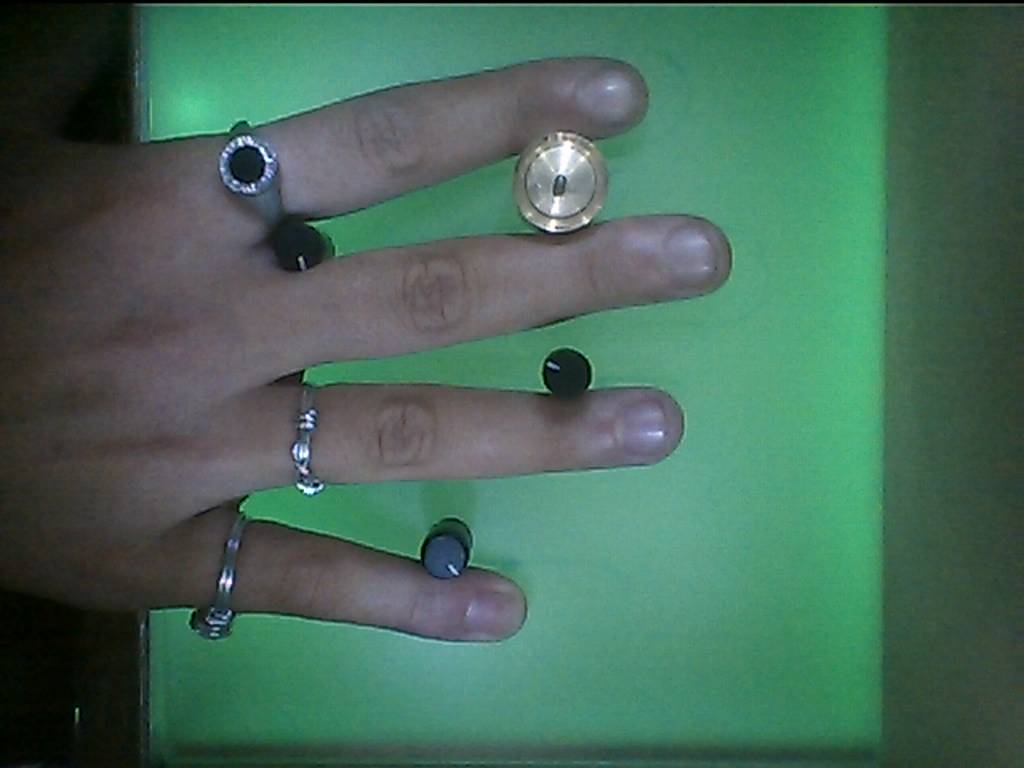
#> input picture zilean/maki/IMG_20140224_213716.jpg, 1024 x 768 px
$ python Fase2.py   (Python 2 division)
#> lines starting #> are read from the running program, lines starting #| are printed output that depends on the picture; after the words box and inside, x2 and y2 are one past the last pixel; in counts of white or black regions, pixels touching at a corner belong together
import cv2
import numpy as np
from os import walk

def ImgProc(FileName):
#> called with FileName = 'maki/IMG_20140224_213716.jpg'
    img = cv2.imread(FileName)
#> img is the input picture: shape (768, 1024, 3); mean B, G, R 89.8, 106.1, 71
    h,w = img.shape[:2]
    img3 = np.zeros((h,w,1), np.uint8)
    r=img[:,:,2]
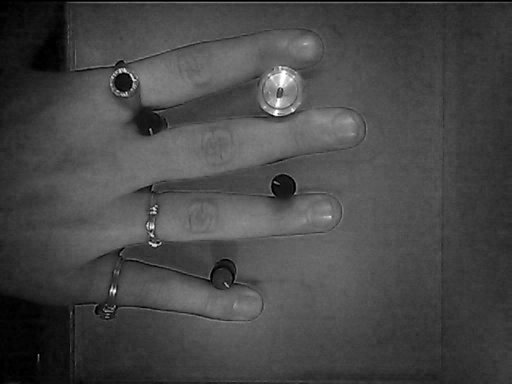
#> r: shape (768, 1024) (shown at 1/2 size); min 0, max 255, mean 71
    g=img[:,:,1]
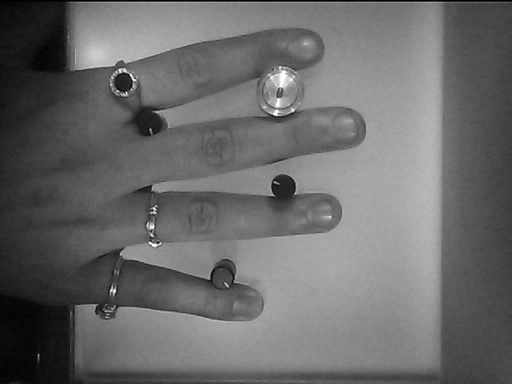
#> g: shape (768, 1024) (shown at 1/2 size); min 0, max 255, mean 106.1
    #img2 = r.__gt__(g)
    #img2 = r.__gt__(g).astype(np.float32)
    img2 = r.__ge__(g*0.8)
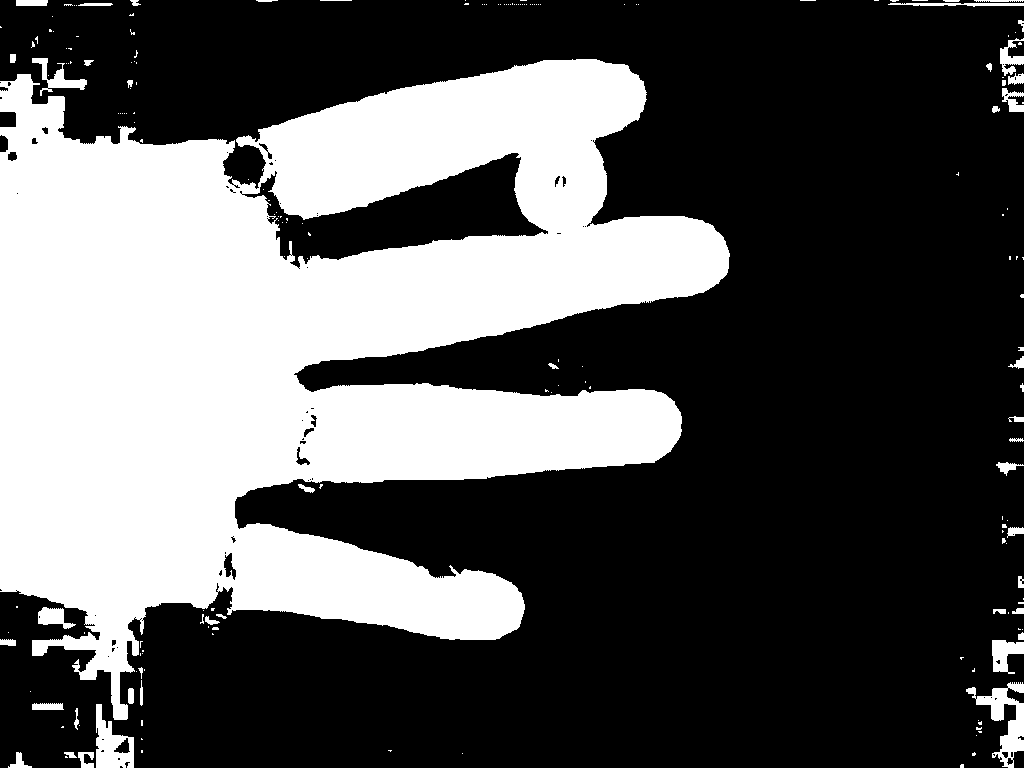
#> img2: shape (768, 1024) bool; 35.1% white; 192 white regions (144 under 20 px), largest, box (x1, y1, x2, y2) and area: (0, 59, 730, 720) 266678, (966, 682, 1024, 768) 1766, (96, 704, 134, 768) 1367

    img3 = cv2.cvtColor(img, cv2.COLOR_BGR2GRAY) < 70
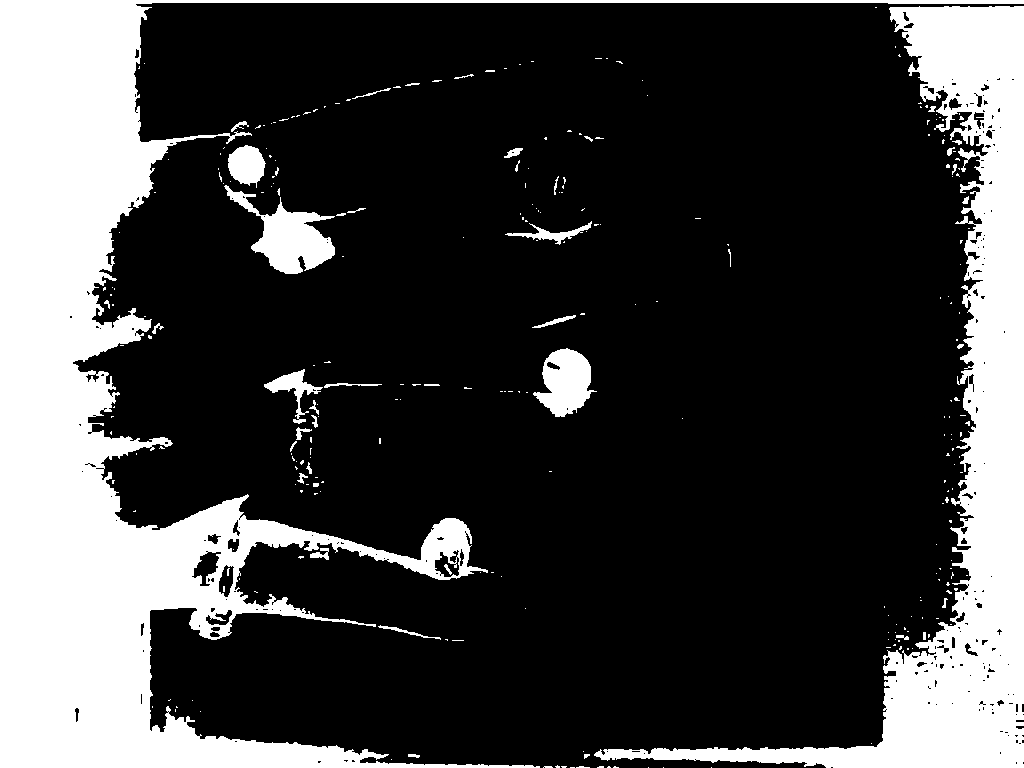
#> img3: shape (768, 1024) bool; 25.6% white; 280 white regions (236 under 20 px), largest, box (x1, y1, x2, y2) and area: (0, 0, 1024, 768) 126444, (594, 6, 1024, 768) 62848, (224, 185, 335, 274) 3932

    res = img2.__or__(img3).astype(np.float32)
#> res: shape (768, 1024) float32; values 0 (black) and 1 (white), 49.6% white; 177 white regions (162 under 20 px), largest, box (x1, y1, x2, y2) and area: (0, 0, 1024, 768) 388711, (298, 484, 315, 493) 74, (231, 121, 249, 132) 67

    res[:,0:200]=0
    res[:,800:]=0
    res[0:10,:]=0
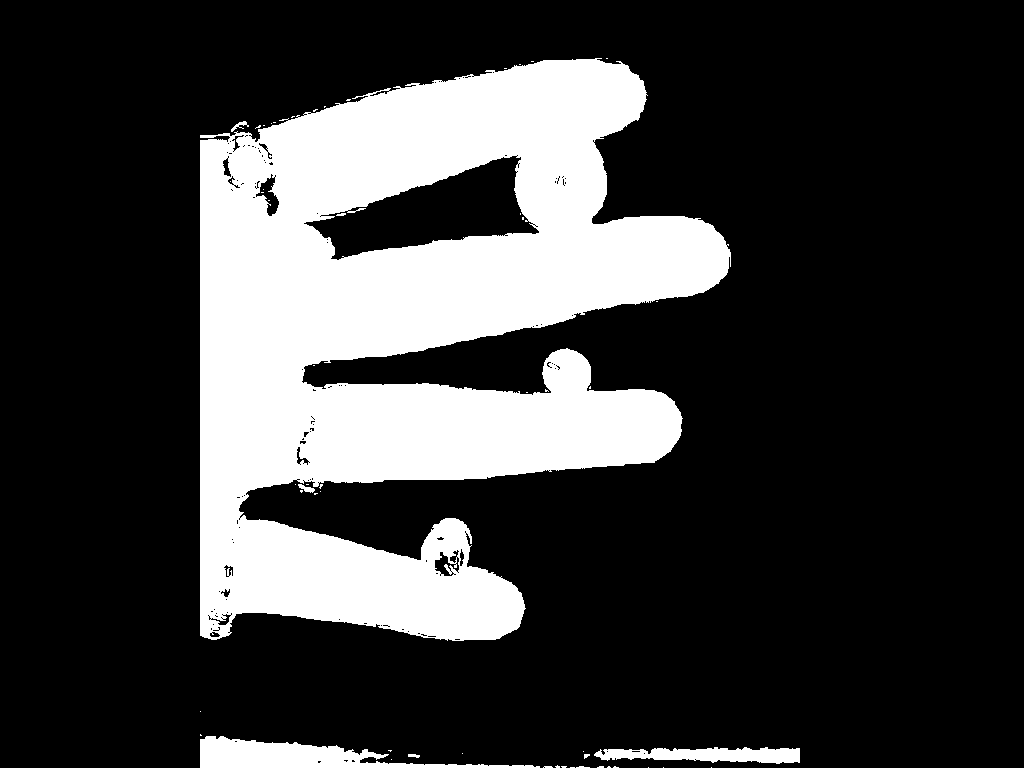
#> res: shape (768, 1024) float32; values 0 (black) and 1 (white), 23.6% white; 54 white regions (46 under 20 px), largest, box (x1, y1, x2, y2) and area: (200, 58, 731, 641) 178164, (200, 736, 540, 768) 4810, (594, 747, 800, 764) 2344


    """
    borderK = np.array([[ 0, 0, 0, 0, 0],
                        [ 0, 0, 1, 0, 0],
                        [ 0, 1, -4, 1, 0],
                        [ 0, 0, 1, 0, 0],
                        [ 0, 0, 0, 0, 0]])
    diffK = np.array([[ 1, 1, 1],
                      [ 1, 1, 1],
                      [ 1, 1, 1]])
    cv2.filter2D(img2, -1, borderK, img3)
    cv2.filter2D(img3, -1, diffK, img3)
    """

    return res

def resta(img1, img2):
    return img1.__sub__(img2)
#> returned value: shape (768, 1024) float32; every value is 0

dirpath, dirnames, filenames = list(walk("./maki"))[0]

for filename in filenames:
    img = np.abs(resta(ImgProc("maki/IMG_20140224_213716.jpg"), ImgProc("maki/" + filename)))
    var = np.var(img)
#> var = 0
    media = np.mean(img)
#> media = 0
    if media < 0.025:
        print "-------------------------------------------------"
        print "Contra: ", filename
        print "Varianza: ", var
#| Varianza:  0.0
        print "Media: ", media
#| Media:  0.0
        print "Std: ", np.std(img)
#| Std:  0.0
#cv2.imshow('1-2', img)
cv2.waitKey()

"""

File1 = './maki/IMG_20140224_213716.jpg'
File2 = './maki/IMG_20140224_213716.jpg'
Img1 = ImgProc(File1)
Img2 = ImgProc(File2)

#Img1[:,0:200]=0
cv2.imshow('Tuneada', Img1)
# [5 lines of commented-out code are left out]
print File1 + '-' + File2 + ': ' + str(np.var(np.abs(Img1-Img2)))
cv2.waitKey()
"""

$ run again, with zilean/maki/IMG_20140224_213449.jpg copied over zilean/maki/IMG_20140224_213716.jpg
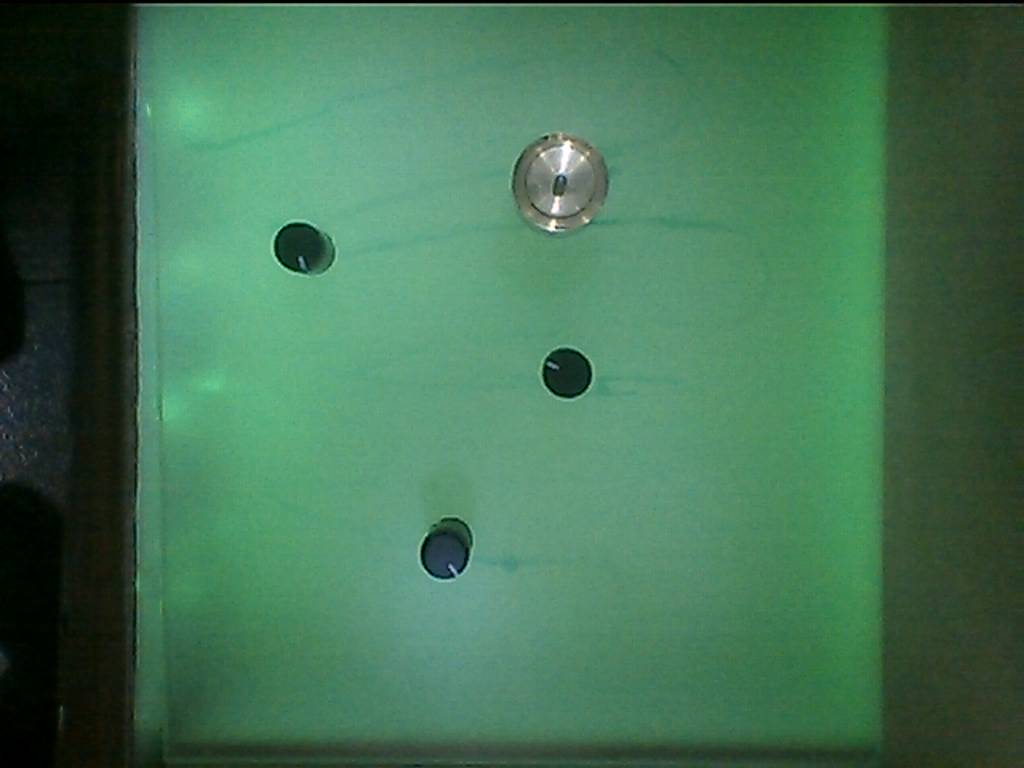
#> input picture zilean/maki/IMG_20140224_213449.jpg, 1024 x 768 px
#> in ImgProc, img is the input picture: shape (768, 1024, 3); mean B, G, R 84.5, 114.7, 67.6
#> in ImgProc, `img2 = r.__ge__(g*0.8)`:
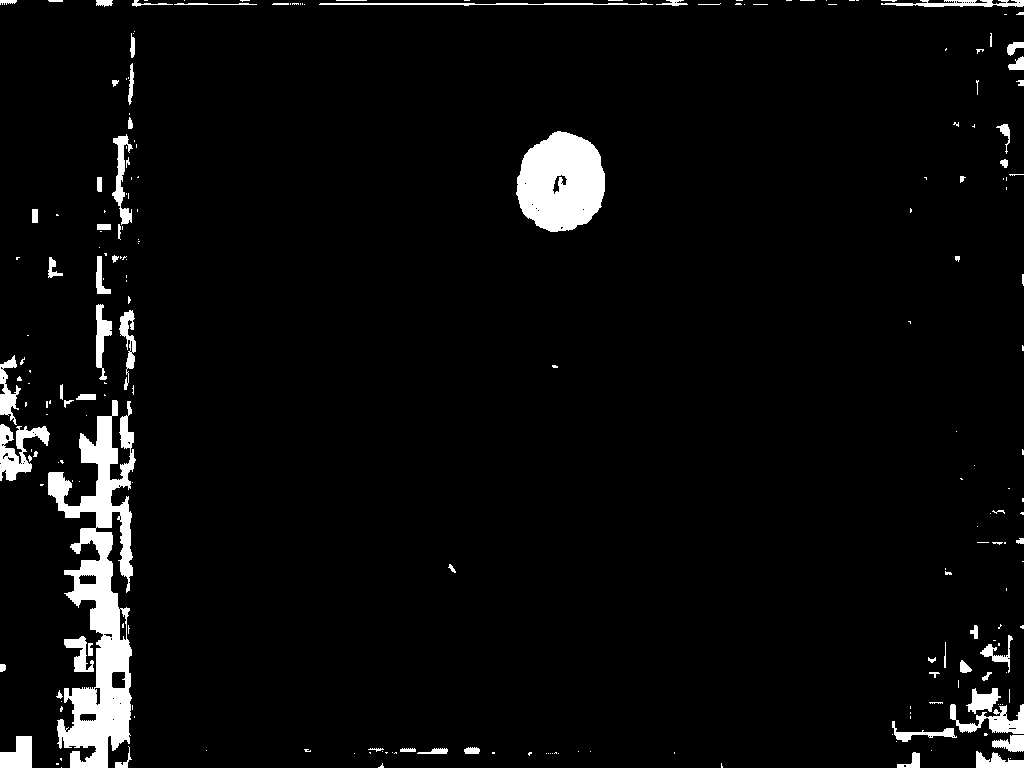
#> img2: shape (768, 1024) bool; 4.4% white; 223 white regions (151 under 20 px), largest, box (x1, y1, x2, y2) and area: (48, 400, 136, 768) 13792, (516, 131, 605, 232) 6791, (0, 424, 50, 481) 1316
#> img3: shape (768, 1024) bool; 28.4% white; 66 white regions (56 under 20 px), largest, box (x1, y1, x2, y2) and area: (0, 0, 1024, 768) 216948, (421, 518, 472, 579) 2157, (275, 223, 326, 273) 1866
#> in ImgProc, `res[0:10,:]=0`:
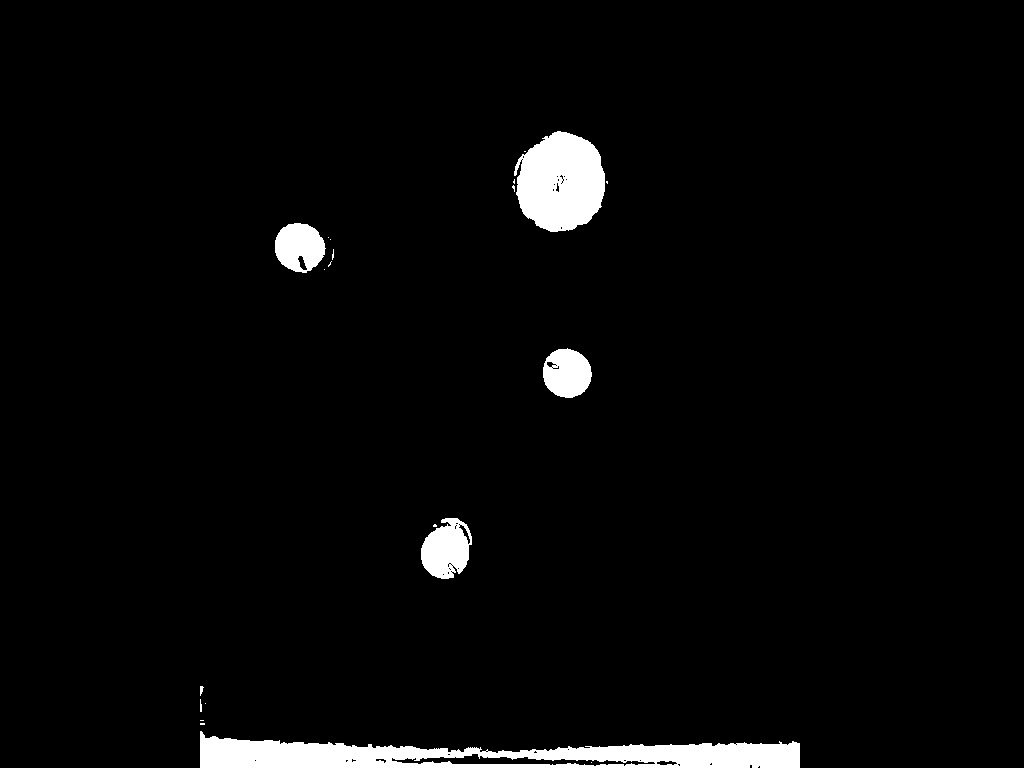
#> res: shape (768, 1024) float32; values 0 (black) and 1 (white), 3.2% white; 21 white regions (14 under 20 px), largest, box (x1, y1, x2, y2) and area: (200, 731, 800, 768) 12352, (514, 131, 605, 232) 6942, (421, 518, 472, 579) 2189
#> var = 0
#| Varianza:  0.0
#| Media:  0.0
#| Std:  0.0

$ run again, with zilean/maki/IMG_20140224_213456.jpg copied over zilean/maki/IMG_20140224_213716.jpg
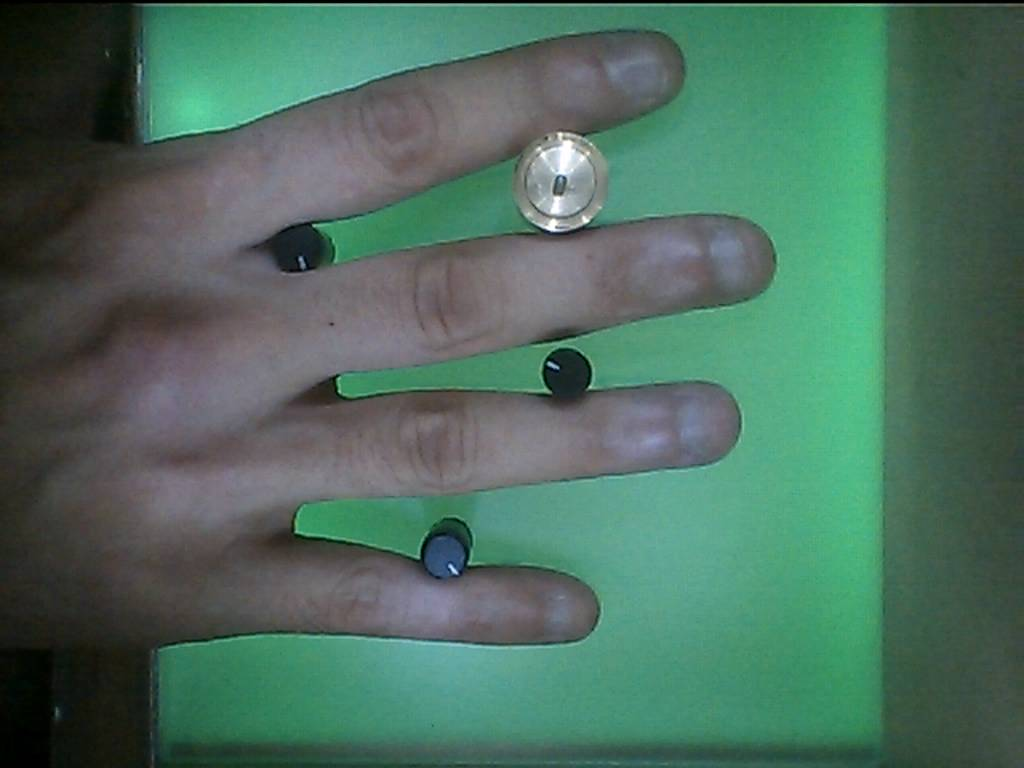
#> input picture zilean/maki/IMG_20140224_213456.jpg, 1024 x 768 px
#> in ImgProc, img is the input picture: shape (768, 1024, 3); mean B, G, R 94.9, 110, 76.7
#> in ImgProc, `img2 = r.__ge__(g*0.8)`:
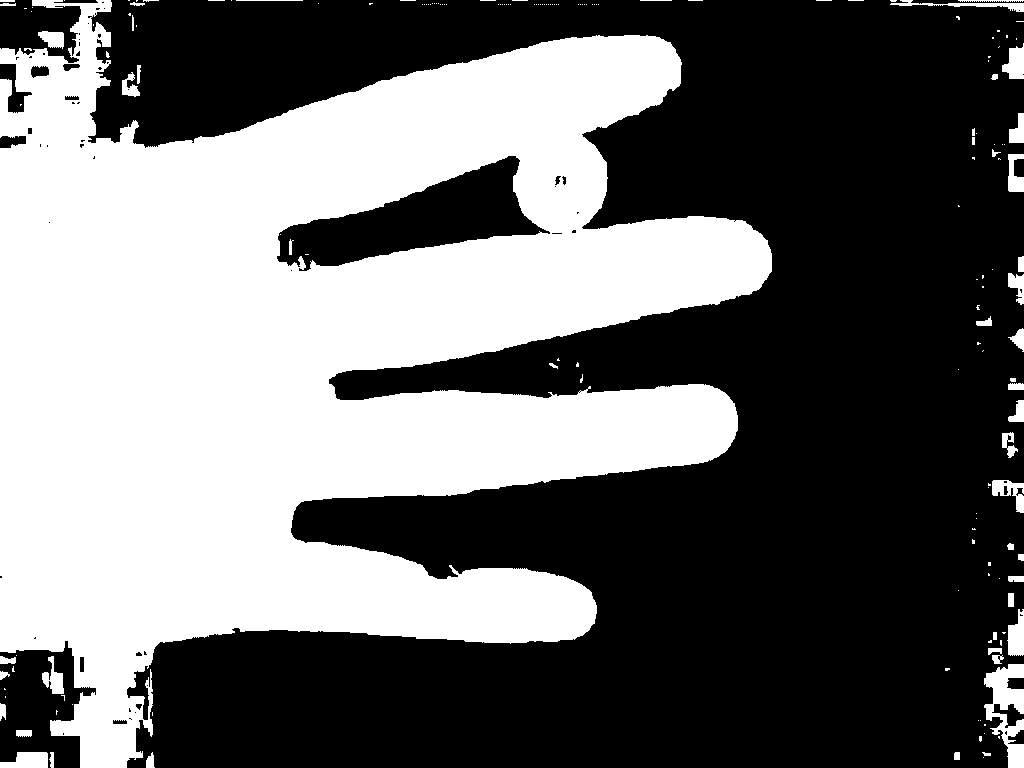
#> img2: shape (768, 1024) bool; 42.5% white; 173 white regions (124 under 20 px), largest, box (x1, y1, x2, y2) and area: (0, 0, 772, 768) 324437, (984, 664, 1024, 768) 2196, (0, 752, 48, 768) 602
#> img3: shape (768, 1024) bool; 19.5% white; 288 white regions (239 under 20 px), largest, box (x1, y1, x2, y2) and area: (0, 0, 1024, 768) 109259, (910, 7, 1024, 674) 21283, (686, 701, 1013, 768) 6344
#> in ImgProc, `res[0:10,:]=0`:
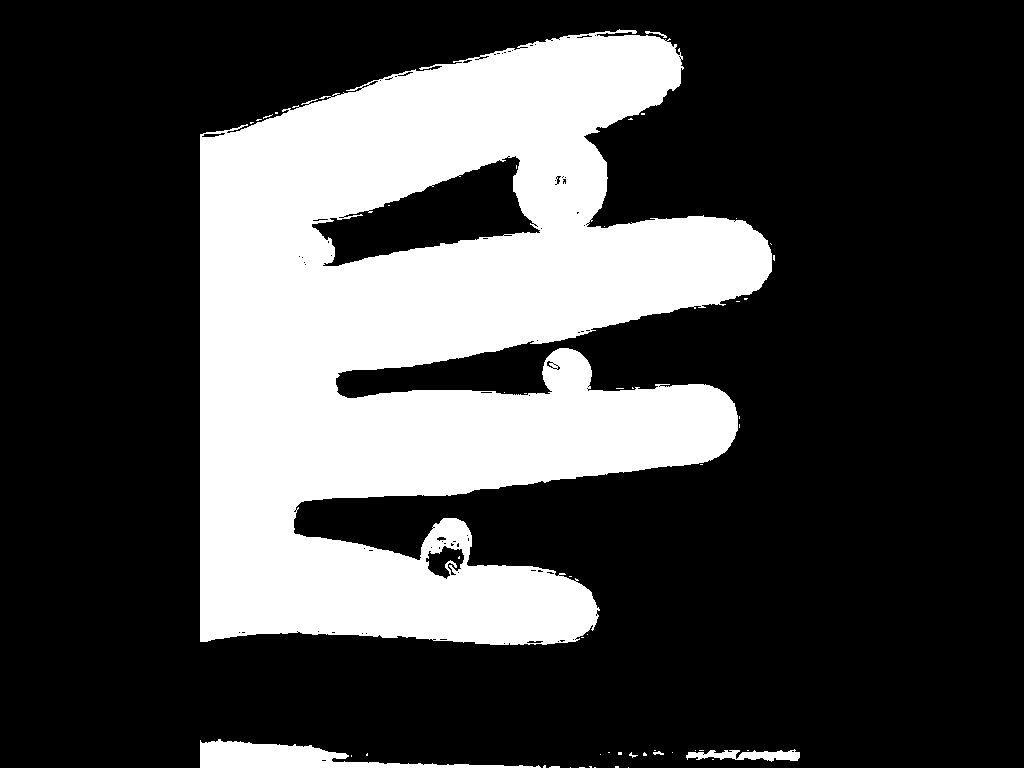
#> res: shape (768, 1024) float32; values 0 (black) and 1 (white), 28% white; 51 white regions (44 under 20 px), largest, box (x1, y1, x2, y2) and area: (200, 29, 772, 645) 215223, (200, 739, 541, 768) 4047, (686, 749, 800, 762) 833
#> var = 0
#| Varianza:  0.0
#| Media:  0.0
#| Std:  0.0
